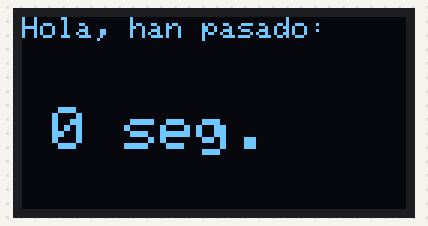
Recording of a sketch running on a simulated Arduino Uno, built with avr-gcc and run on an emulated ATmega328P. Parts: 128×64 one-colour display.

Above: at 0.1 s.
At 5.1 s:
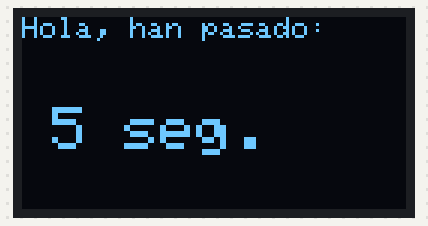
At 10.1 s:
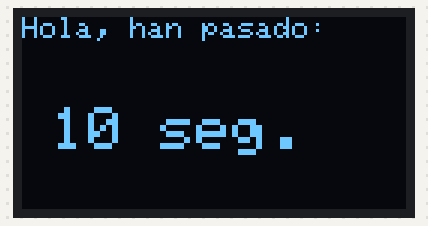
At 19.1 s:
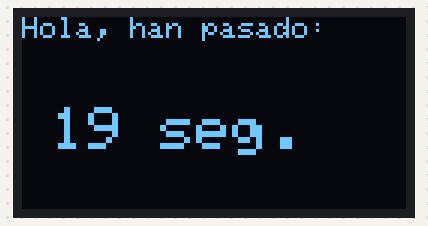
At 28.1 s:
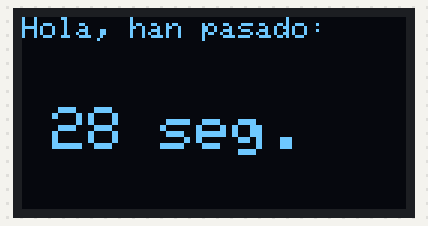
At 38.1 s:
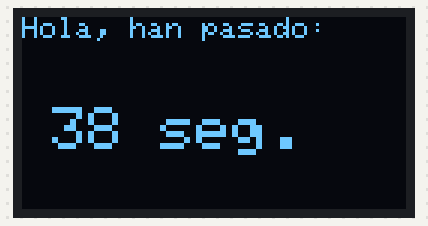

Measured:
- what the display in image 1 shows lasts 1.0 s, from 5.0 s to 6.0 s

The sketch:

oled_128x64.ino
```cpp
#include <Wire.h>
#include <Adafruit_GFX.h>
#include <Adafruit_SSD1306.h>

#define ANCHO 128
#define ALTO 64

#define OLED_RESET 4
Adafruit_SSD1306 oled(ANCHO, ALTO, &Wire, OLED_RESET);

void setup() {
  Wire.begin();
  oled.begin(SSD1306_SWITCHCAPVCC, 0x3C);
}

void loop() {
  oled.clearDisplay();
  oled.setTextColor(WHITE);
  oled.setCursor(0,0);
  oled.setTextSize(1);
  oled.print("Hola, han pasado: ");
  oled.setCursor(10,30);
  oled.setTextSize(2);
  oled.print(millis()/1000);
  oled.print(" seg. ");
  oled.display();
}
```
